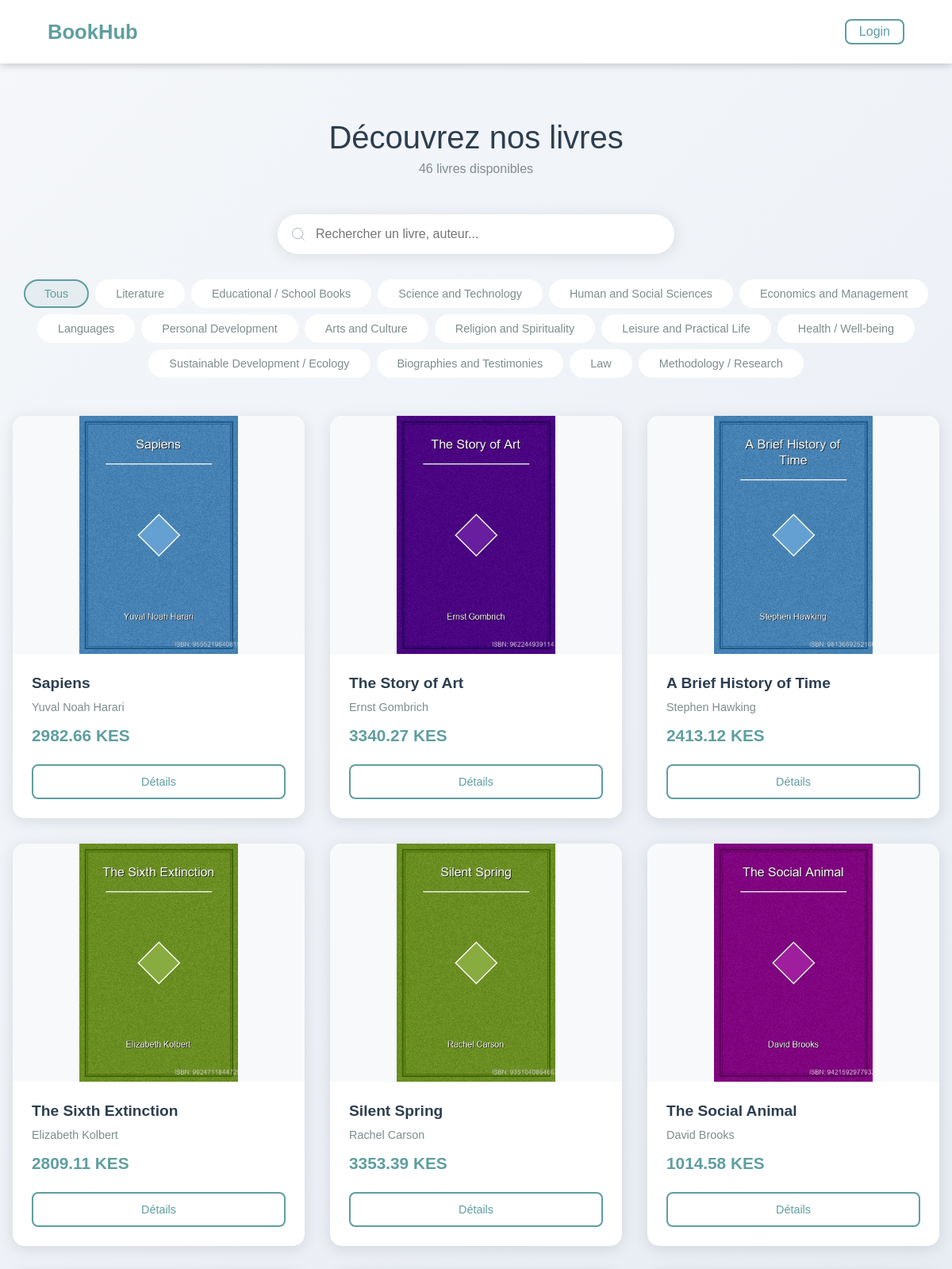
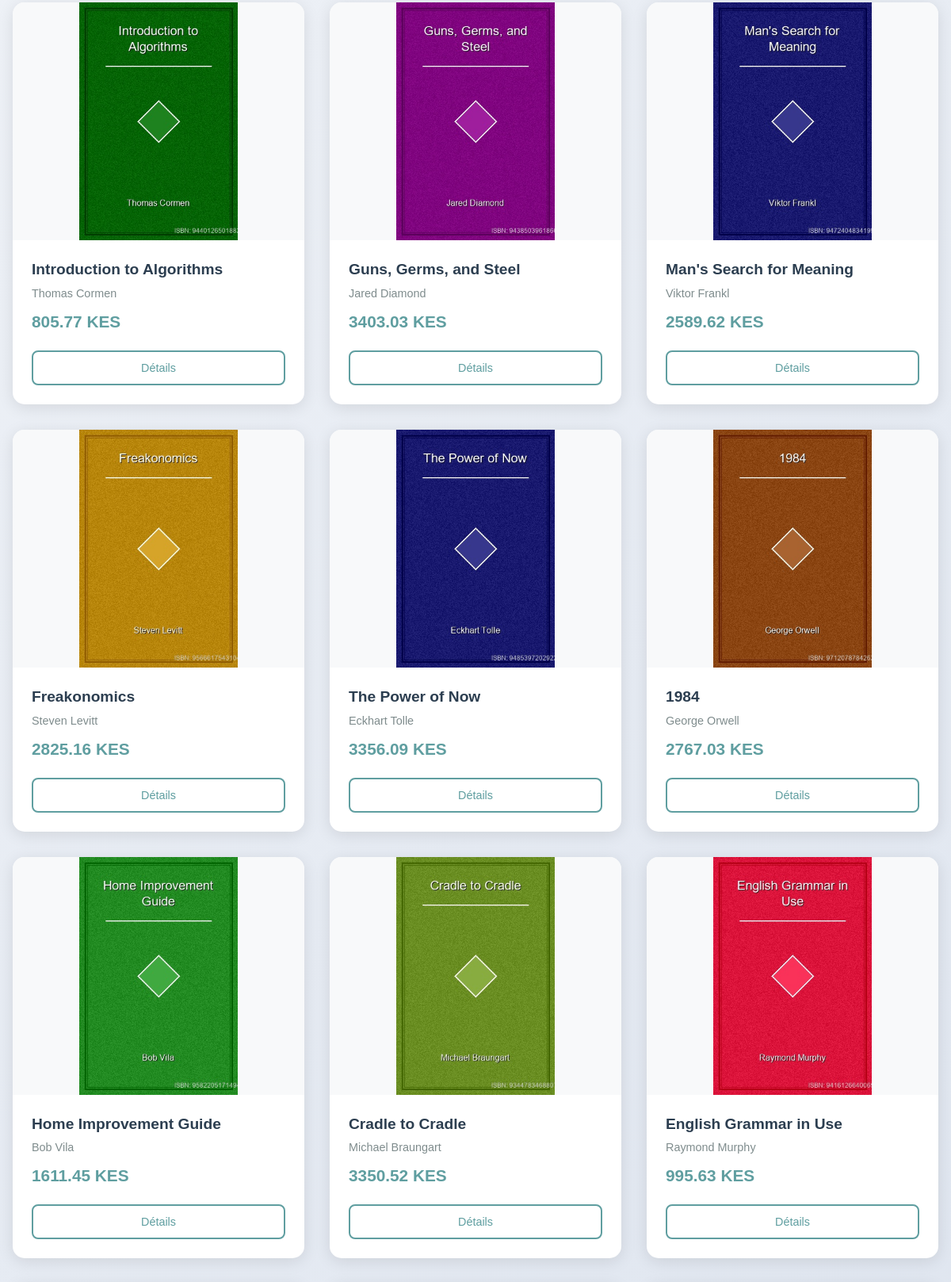
The page /books/ (upper part) on the database its author committed (2 pictures, top to bottom).
### core/models.py (models this page shows, shortened)
class Category(models.Model):
    name = models.CharField(max_length=100, unique=True)
    description = models.TextField(blank=True)
    created_at = models.DateTimeField(auto_now_add=True)

class Book(models.Model):
    title = models.CharField(max_length=200)
    author = models.ForeignKey(Author, on_delete=models.CASCADE)
    category = models.ForeignKey(Category, on_delete=models.CASCADE)
    isbn = models.CharField(max_length=13, unique=True)
    description = models.TextField()
    price = models.DecimalField(max_digits=10, decimal_places=2, validators=[MinValueValidator(0)])
    stock_quantity = models.IntegerField(validators=[MinValueValidator(0)])
    cover_image = models.ImageField(upload_to='book_covers/', blank=True, null=True)
    created_at = models.DateTimeField(auto_now_add=True)
    updated_at = models.DateTimeField(auto_now=True)

class Author(models.Model):
    name = models.CharField(max_length=200)
    bio = models.TextField(blank=True)
    created_at = models.DateTimeField(auto_now_add=True)

### core/views.py (the view)
# urls.py: path('books/', views.book_list, name='book_list'),
def book_list(request):
    books = Book.objects.filter(stock_quantity__gt=0)
    category_id = request.GET.get('category')
    search_query = request.GET.get('search')
    if category_id:
        books = books.filter(category_id=category_id)
    if search_query:
        books = books.filter(
            Q(title__icontains=search_query) |
            Q(author__name__icontains=search_query) |
            Q(isbn__icontains=search_query)
        )
    else:
        books = books.order_by('?')
    categories = Category.objects.all()
    return render(request, 'core/book_list.html', {
        'books': books,
        'categories': categories
    })

### core/templates/core/book_list.html (shortened to what this page needs)
{% extends 'core/base.html' %}
{% block content %}
    {% include 'core/includes/header.html' %}
<main class="books-page">
    <div class="container">
        <div class="page-header">
            <h1>Découvrez nos livres</h1>
            <p class="book-count" id="book-count">{{ books.count }} livre{{ books.count|pluralize }} disponible{{ books.count|pluralize }}</p>
        </div>
        <div class="search-filters">
            <div class="search-box">
                <input type="text" id="live-search" placeholder="Rechercher un livre, auteur..." autocomplete="off">
                <svg class="search-icon" viewBox="0 0 24 24" fill="none" stroke="currentColor">
                    <circle cx="11" cy="11" r="8"></circle>
                    <path d="m21 21-4.35-4.35"></path>
                </svg>
            </div>
            <div class="category-filters">
                <a href="{% url 'book_list' %}" class="filter-btn {% if not request.GET.category %}active{% endif %}">Tous</a>
                {% for category in categories %}
                <a href="{% url 'book_list' %}?category={{ category.id }}"
                   class="filter-btn {% if request.GET.category == category.id|stringformat:'s' %}active{% endif %}">
                   {{ category.name }}
                </a>
                {% endfor %}
            </div>
        </div>
        <div class="books-grid" id="books-grid">
            {% for book in books %}
            <div class="book-card">
                <div class="book-cover">
                    {% if book.cover_image %}
                    <img src="{{ book.cover_image.url }}" alt="{{ book.title }}" loading="lazy">
                    {% else %}
                    <div class="no-cover">📚</div>
                    {% endif %}
                </div>
                <div class="book-info">
                    <h3 class="book-title">{{ book.title }}</h3>
                    <p class="book-author">{{ book.author.name }}</p>
                    <p class="book-price">{{ book.price }} KES</p>
                    <div class="book-actions">
                        <a href="{% url 'book_detail' book.id %}" class="btn btn-outline">Détails</a>
                    </div>
                </div>
            </div>
            {% endfor %}
        </div>
    </div>
</main>
{% endblock %}

### static/css/style.css (style rules this page uses)
* { margin: 0; padding: 0; box-sizing: border-box; font-family: 'Arial', sans-serif; }
a:-webkit-any-link { text-decoration: none; }
input { padding: .5rem; border: 1px solid #ddd; border-radius: .3rem; font-size: 1rem; width: 100%; }

### static/css/books.css (style rules this page uses)
.books-page { padding-top: 10vh; min-height: 100vh; background: linear-gradient(135deg, #f5f7fa 0%, #c3cfe2 100%); }
.container { max-width: 1200px; margin: 0 auto; padding: 2rem 1rem; }
.page-header { text-align: center; margin-bottom: 3rem; }
.page-header h1 { font-size: 2.5rem; color: #2c3e50; margin-bottom: 0.5rem; font-weight: 300; }
.book-count { color: #7f8c8d; font-size: 1rem; }
.search-filters { margin-bottom: 3rem; }
.search-box { position: relative; max-width: 500px; margin: 0 auto 2rem; }
.search-box input { width: 100%; padding: 1rem 1rem 1rem 3rem; border: none; border-radius: 50px; background: white; box-shadow: 0 2px 20px rgba(0,0,0,0.1); font-size: 1rem; outline: none; transition: box-shadow 0.3s ease; }
.search-icon { position: absolute; left: 1rem; top: 50%; transform: translateY(-50%); width: 20px; height: 20px; color: #95a5a6; }
.category-filters { display: flex; justify-content: center; flex-wrap: wrap; gap: 0.5rem; }
.filter-btn { padding: 0.5rem 1.5rem; border-radius: 25px; text-decoration: none; color: #7f8c8d; background: white; border: 2px solid transparent; transition: all 0.3s ease; font-size: 0.9rem; }
.filter-btn:hover, .filter-btn.active { color: #5f9ea0; border-color: #5f9ea0; background: rgba(95, 158, 160, 0.1); }
.books-grid { display: grid; grid-template-columns: repeat(auto-fill, minmax(280px, 1fr)); gap: 2rem; margin-bottom: 3rem; }
.book-card { background: white; border-radius: 15px; overflow: hidden; box-shadow: 0 4px 20px rgba(0,0,0,0.1); transition: transform 0.3s ease, box-shadow 0.3s ease; }
.book-cover { height: 300px; overflow: hidden; position: relative; display: flex; align-items: center; justify-content: center; background: #f8f9fa; }
.book-cover img { max-width: 100%; max-height: 100%; object-fit: contain; transition: transform 0.3s ease; }
.book-info { padding: 1.5rem; }
.book-title { font-size: 1.2rem; font-weight: 600; color: #2c3e50; margin-bottom: 0.5rem; line-height: 1.4; display: -webkit-box; -webkit-line-clamp: 2; -webkit-box-orient: vertical; overflow: hidden; }
.book-author { color: #7f8c8d; font-size: 0.9rem; margin-bottom: 1rem; }
.book-price { font-size: 1.3rem; font-weight: 700; color: #5f9ea0; margin-bottom: 1.5rem; }
.book-actions { display: flex; gap: 0.5rem; }
.btn { flex: 1; padding: 0.75rem 1rem; border-radius: 8px; text-decoration: none; text-align: center; font-size: 0.9rem; font-weight: 500; border: none; cursor: pointer; transition: all 0.3s ease; }
.btn-outline { color: #5f9ea0; border: 2px solid #5f9ea0; background: transparent; }

### rows shown on the page
Category: name "Literature"
Category: name "Educational / School Books"
Category: name "Science and Technology"
Category: name "Human and Social Sciences"
Category: name "Economics and Management"
Category: name "Languages"
Category: name "Personal Development"
Category: name "Arts and Culture"
Category: name "Religion and Spirituality"
Category: name "Leisure and Practical Life"
Category: name "Health / Well-being"
Category: name "Sustainable Development / Ecology"
Category: name "Biographies and Testimonies"
Category: name "Law"
Category: name "Methodology / Research"
Book: cover_image (picture), title "Sapiens", author.name "Yuval Noah Harari", price "2982.66"
Book: cover_image (picture), title "The Story of Art", author.name "Ernst Gombrich", price "3340.27"
Book: cover_image (picture), title "A Brief History of Time", author.name "Stephen Hawking", price "2413.12"
Book: cover_image (picture), title "The Sixth Extinction", author.name "Elizabeth Kolbert", price "2809.11"
Book: cover_image (picture), title "Silent Spring", author.name "Rachel Carson", price "3353.39"
Book: cover_image (picture), title "The Social Animal", author.name "David Brooks", price "1014.58"
Book: cover_image (picture), title "Introduction to Algorithms", author.name "Thomas Cormen", price "805.77"
Book: cover_image (picture), title "Guns, Germs, and Steel", author.name "Jared Diamond", price "3403.03"
Book: cover_image (picture), title "Man's Search for Meaning", author.name "Viktor Frankl", price "2589.62"
Book: cover_image (picture), title "Freakonomics", author.name "Steven Levitt", price "2825.16"
Book: cover_image (picture), title "The Power of Now", author.name "Eckhart Tolle", price "3356.09"
Book: cover_image (picture), title "1984", author.name "George Orwell", price "2767.03"
Book: cover_image (picture), title "Home Improvement Guide", author.name "Bob Vila", price "1611.45"
Book: cover_image (picture), title "Cradle to Cradle", author.name "Michael Braungart", price "3350.52"
Book: cover_image (picture), title "English Grammar in Use", author.name "Raymond Murphy", price "995.63"

### other values the page prints
{{ books.count }} "46"
